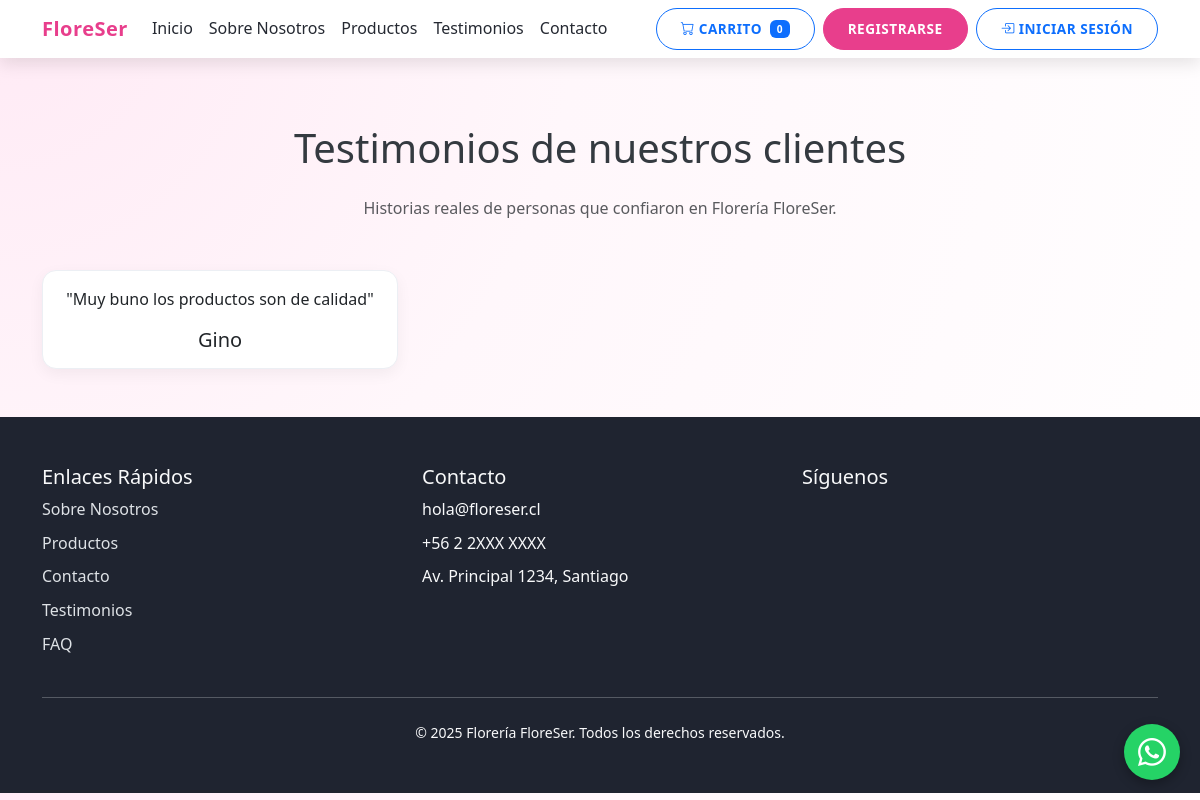
/testimonios/, run on the app's committed database.
### apps/home/models.py (models this page shows, shortened)
class Testimonio(models.Model):
    nombre = models.CharField(max_length=100)
    cargo = models.CharField(max_length=100, blank=True)
    contenido = models.TextField()
    imagen = models.ImageField(upload_to='testimonios/', blank=True, null=True)
    activo = models.BooleanField(default=True)
    fecha_creacion = models.DateTimeField(auto_now_add=True)
    class Meta:
        verbose_name = _('Testimonio')
        verbose_name_plural = _('Testimonios')
        ordering = ['-fecha_creacion']
        app_label = 'home'

class Config(models.Model):
    nombre_sitio = models.CharField(max_length=100, default='Florería FloreSer')
    logo = models.ImageField(upload_to='configuracion/', blank=True, null=True)
    favicon = models.ImageField(upload_to='configuracion/', blank=True, null=True)
    telefono = models.CharField(max_length=20, blank=True)
    email = models.EmailField(blank=True)
    direccion = models.TextField(blank=True)
    horario_atencion = models.CharField(max_length=100, blank=True)
    facebook_url = models.URLField(blank=True)
    instagram_url = models.URLField(blank=True)
    whatsapp_numero = models.CharField(max_length=20, blank=True)
    alto_imagen_destacado = models.PositiveIntegerField(
        default=220,
        help_text=_('Altura en píxeles para productos destacados en la página de inicio.'),
    )
    alto_imagen_producto = models.PositiveIntegerField(
        default=220,
        help_text=_('Altura en píxeles para imágenes del catálogo de productos.'),
    )
    alto_imagen_ocasion = models.PositiveIntegerField(
        default=230,
        help_text=_('Altura en píxeles para las tarjetas de "Comprar por Ocación".'),
    )
    class Meta:
        verbose_name = _('Configuración del Sitio')
        verbose_name_plural = _('Configuración del Sitio')
        db_table = 'home_config'   # <- nombre exacto que evita el error
        app_label = 'home'

### apps/home/views.py (the view)
# urls.py: path('testimonios/', testimonios_lista, name='testimonios'),
def testimonios_lista(request):
    configuracion = Config.objects.first()
    testimonios = Testimonio.objects.filter(activo=True).order_by('-fecha_creacion')
    return render(request, "home/testimonios.html", {
        "configuracion": configuracion,
        "testimonios": testimonios,
    })

### templates/home/testimonios.html (shortened to what this page needs)
{% extends 'base.html' %}
{% load static %}
{% load humanize %}
{% block content %}
<div class="py-5">
    <div class="container">
        <h1 class="mb-4 text-center">Testimonios de nuestros clientes</h1>
        <p class="text-center text-muted mb-5">
            Historias reales de personas que confiaron en Florería FloreSer.
        </p>
        {% if testimonios %}
        <div class="row row-cols-1 row-cols-md-3 g-4">
            {% for t in testimonios %}
            <div class="col">
                <div class="card h-100 testimonial-card">
                    <div class="card-body text-center">
                        <p class="card-text mb-3">"{{ t.contenido }}"</p>
                        <h5 class="card-title mb-0">{{ t.nombre }}</h5>
                    </div>
                </div>
            </div>
            {% endfor %}
        </div>
        {% else %}
        <div class="alert alert-info text-center">
            Aún no hay testimonios publicados. Pronto los verás aquí.
        </div>
        {% endif %}
    </div>
</div>
{% endblock %}

### templates/base.html (shortened to what this page needs)
<!DOCTYPE html>
{% load static %}
{% load i18n %}
<html lang="es">
<head>
    <link href="https://cdn.jsdelivr.net/npm/bootstrap@5.3.0/dist/css/bootstrap.min.css" rel="stylesheet">
    <link rel="stylesheet" href="https://cdn.jsdelivr.net/npm/bootstrap-icons@1.10.0/font/bootstrap-icons.css">
    <link rel="stylesheet" href="{% static 'css/styles.css' %}">
</head>
<body>
    <nav class="navbar navbar-expand-lg navbar-main fixed-top">
        <div class="container">
            <a class="navbar-brand" href="{% url 'home:index' %}">
                {% if configuracion and configuracion.logo %}
                <img src="{{ configuracion.logo.url }}" alt="{{ configuracion.nombre_sitio }}" height="40">
                {% else %}
                FloreSer
                {% endif %}
            </a>
            <div class="collapse navbar-collapse" id="navbarNav">
                {% url 'home:index' as home_url %}
                {% url 'home:sobre_nosotros' as sobre_url %}
                {% url 'productos:lista' as productos_url %}
                {% url 'home:testimonios' as testimonios_url %}
                {% url 'home:index' as home_url3 %}
                {% url 'pedidos:carrito' as carrito_url %}
                {% url 'clientes:perfil' as cli_perfil_url %}
                {% url 'clientes:mis_pedidos' as cli_misped_url %}
                {% url 'productos:crear' as prod_crear_url %}
                {% url 'admin:index' as admin_index_url %}
                {% url 'logout' as logout_url %}
                {% url 'login' as login_url %}
                <ul class="navbar-nav me-auto">
                    {% if home_url %}
                    <li class="nav-item">
                        <a class="nav-link" href="{{ home_url }}#inicio">Inicio</a>
                    </li>
                    {% endif %}
                    {% if sobre_url %}
                    <li class="nav-item">
                        <a class="nav-link" href="{{ sobre_url }}">Sobre Nosotros</a>
                    </li>
                    {% endif %}
                    {% if productos_url %}
                    <li class="nav-item">
                        <a class="nav-link" href="{{ productos_url }}">Productos</a>
                    </li>
                    {% endif %}
                    {% if testimonios_url %}
                    <li class="nav-item">
                        <a class="nav-link" href="{{ testimonios_url }}">Testimonios</a>
                    </li>
                    {% endif %}
                    {% if home_url3 %}
                    <li class="nav-item">
                        <a class="nav-link" href="{{ home_url3 }}#contacto">Contacto</a>
                    </li>
                    {% endif %}
                </ul>
                <div class="d-flex">
                    <a href="{{ carrito_url|default:'#' }}" class="btn btn-outline-primary me-2">
                        <i class="bi bi-cart"></i> Carrito
                        <span class="badge bg-primary ms-1">0</span>
                    </a>
                    {% if user.is_authenticated %}
                    <div class="dropdown">
                        <button class="btn btn-outline-primary dropdown-toggle" type="button" id="userDropdown" data-bs-toggle="dropdown">
                            <i class="bi bi-person-circle"></i> {{ user.username }}
                        </button>
                        <ul class="dropdown-menu dropdown-menu-end">
                            {% if cli_perfil_url %}
                            <li><a class="dropdown-item" href="{{ cli_perfil_url }}">Mi Perfil</a></li>
                            {% endif %}
                            {% if cli_misped_url %}
                            <li><a class="dropdown-item" href="{{ cli_misped_url }}">Mis Pedidos</a></li>
                            {% endif %}
                            {% if user.is_staff and admin_index_url %}
                            <li><a class="dropdown-item" href="{{ admin_index_url }}">Administración</a></li>
                            {% endif %}
                            {% if user.is_staff %}
                            <li><a class="dropdown-item" href="{% url 'reportes:index' %}">Reportes</a></li>
                            {% endif %}
                            {% if user.is_staff and prod_crear_url %}
                            <li><a class="dropdown-item" href="{{ prod_crear_url }}">Agregar producto</a></li>
                            {% endif %}
                            <li><hr class="dropdown-divider"></li>
                            <li>
                                <form action="{{ logout_url|default:'#' }}" method="post" class="d-inline">
                                    {% csrf_token %}
                                    <button type="submit" class="dropdown-item">Cerrar Sesión</button>
                                </form>
                            </li>
                        </ul>
                    </div>
                    {% else %}
                    <div class="d-flex gap-2">
                        <a href="{% url 'signup' %}" class="btn btn-primary">
                            Registrarse
                        </a>
                        <a href="{{ login_url|default:'#' }}" class="btn btn-outline-primary">
                            <i class="bi bi-box-arrow-in-right"></i> Iniciar Sesión
                        </a>
                    </div>
                    {% endif %}
                </div>
            </div>
        </div>
    </nav>
    <div style="padding-top: 76px;">
        {% block content %}{% endblock %}
    </div>
    <footer class="footer-site py-5">
        <div class="container">
            <div class="row g-4">
                <div class="col-lg-4">
                    <h5>Enlaces Rápidos</h5>
                    <ul class="list-unstyled footer-links">
                        {% url 'home:sobre_nosotros' as sobre_url %}
                        {% url 'productos:lista' as prodf_url %}
                        {% url 'home:testimonios' as testimoniosf_url %}
                        {% url 'home:faq' as faq_url %}
                        <li class="mb-2">
                            <a href="{{ sobre_url|default:'#' }}" class="text-decoration-none">Sobre Nosotros</a>
                        </li>
                        <li class="mb-2">
                            <a href="{{ prodf_url|default:'#' }}" class="text-decoration-none">Productos</a>
                        </li>
                        <li class="mb-2">
                            <a href="{{ homef_url|default:'#' }}#contacto" class="text-decoration-none">Contacto</a>
                        </li>
                        <li class="mb-2">
                            <a href="{{ testimoniosf_url|default:'#' }}" class="text-decoration-none">Testimonios</a>
                        </li>
                        {% if faq_url %}
                        <li class="mb-2">
                            <a href="{{ faq_url }}" class="text-decoration-none">FAQ</a>
                        </li>
                        {% endif %}
                    </ul>
                </div>
                <div class="col-lg-4">
                    <h5>Contacto</h5>
                    <ul class="list-unstyled mb-0">
                        <li class="mb-2">
                            {% if configuracion and configuracion.email %}
                                {{ configuracion.email }}
                            {% else %}
                                hola@floreser.cl
                            {% endif %}
                        </li>
                        <li class="mb-2">
                            {% if configuracion and configuracion.telefono %}
                                {{ configuracion.telefono }}
                            {% else %}
                                +56 2 2XXX XXXX
                            {% endif %}
                        </li>
                        <li class="mb-2">
                            {% if configuracion and configuracion.direccion %}
                                {{ configuracion.direccion }}
                            {% else %}
                                Av. Principal 1234, Santiago
                            {% endif %}
                        </li>
                    </ul>
                </div>
                <div class="col-lg-4">
                    <h5>Síguenos</h5>
                </div>
            </div>
            <hr class="my-4">
            <div class="text-center">
                <p class="mb-0 small">&copy; {% now "Y" %} {% if configuracion %}{{ configuracion.nombre_sitio }}{% else %}Florería FloreSer{% endif %}. Todos los derechos reservados.</p>
            </div>
        </div>
    </footer>
    {% if configuracion and configuracion.whatsapp_numero %}
    <a href="https://wa.me/{{ configuracion.whatsapp_numero }}" class="whatsapp-float" target="_blank" aria-label="Chat por WhatsApp">
        <i class="bi bi-whatsapp"></i>
    </a>
    {% endif %}
</body>
</html>

### static/css/styles.css (style rules this page uses)
:root { --primary-color: #e83e8c; --secondary-color: #ffd6e8; --accent-color: #ff7f50; --light-color: #fff7fb; --dark-color: #343a40; --gray-100: #f8f9fa; --gray-200: #eceff4; --gray-600: #6c757d; --box-shadow: 0 0.5rem 1rem rgba(232, 62, 140, 0.15); --transition: all 0.3s ease; }
body { font-family: 'Segoe UI', Tahoma, Geneva, Verdana, sans-serif; color: var(--dark-color); line-height: 1.6; background: radial-gradient(circle at top left, #ffeaf5 0, #fff7fb 40%, #ffffff 100%); }
.navbar-brand { font-weight: 700; letter-spacing: 0.5px; }
.navbar-main, .navbar-main.bg-dark, .navbar-main.navbar-dark { background-color: #ffffff !important; box-shadow: 0 0.35rem 1rem rgba(0, 0, 0, 0.1); z-index: 1030; }
.navbar-main .navbar-brand { font-weight: 700; letter-spacing: 0.5px; color: var(--primary-color) !important; }
.navbar-main .navbar-nav .nav-link { color: #252932 !important; font-weight: 500; }
.testimonial-card { background: white; border-radius: 10px; box-shadow: 0 5px 15px rgba(0, 0, 0, 0.05); transition: var(--transition); height: 100%; border: 1px solid var(--gray-200); }
.btn { padding: 0.6rem 1.5rem; border-radius: 50px; font-weight: 600; transition: var(--transition); text-transform: uppercase; font-size: 0.85rem; letter-spacing: 0.5px; }
.btn-primary { background-color: var(--primary-color); border-color: var(--primary-color); }
.card { transition: var(--transition); overflow: hidden; border-radius: 14px; border: 1px solid var(--gray-200); }
.footer-site { background: #1f2430; color: #f8f9fa; }
.footer-site h5 { color: #f8f9fa; }
.footer-site .footer-links a { color: #dee2e6; }
.whatsapp-float { position: fixed; right: 20px; bottom: 20px; z-index: 1050; width: 56px; height: 56px; border-radius: 50%; background-color: #25d366; color: #fff; display: flex; align-items: center; justify-content: center; font-size: 28px; box-shadow: 0 4px 12px rgba(0, 0, 0, .3); transition: transform .2s ease, box-shadow .2s ease, background-color .2s ease; }

### data on the page
Testimonio: contenido "Muy buno los productos son de calidad", nombre "Gino"
Config: nombre_sitio "Florería FloreSer"
